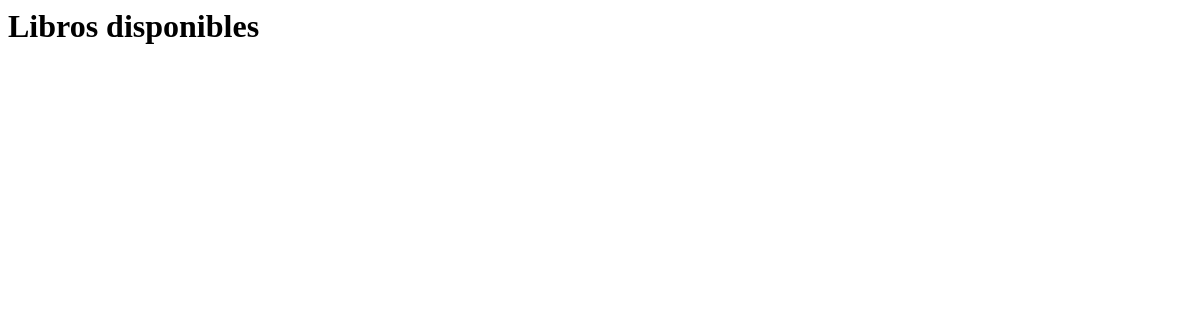
Before: / with the older database file.
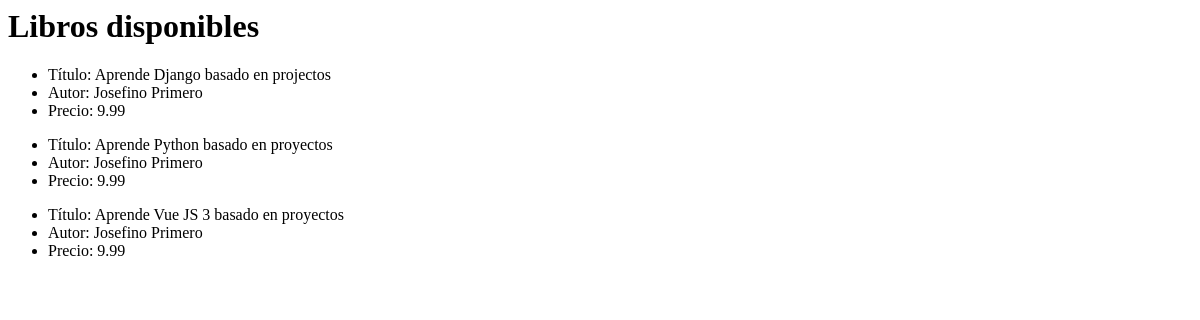
After: the same page with the newer database file.
### books/models.py (models this page shows, shortened)
class Book(models.Model):
    title = models.CharField(max_length=100)
    author = models.CharField(max_length=100)
    price = models.DecimalField(max_digits=5, decimal_places=2)
    stock = models.IntegerField()
    created_at = models.DateTimeField(auto_now_add=True)
    updated_at = models.DateTimeField(auto_now=True)

### books/views.py (the view)
# urls.py: path('', BookListView.as_view(), name='book_list'),
class BookListView(ListView):
    model = Book
    template_name = 'book_list.html'

### books/templates/books/book_list.html
<h1>Libros disponibles</h1>
{% for text in book_list %}
    <ul>
        <li>Título: {{ text.title }}</li>
        <li>Autor: {{ text.author }}</li>
        <li>Precio: {{ text.price }}</li>
    </ul>
{% endfor %}

Changed rows visible on the page:
added Book: title "Aprende Django basado en projectos", author "Josefino Primero", price "9.99"
added Book: title "Aprende Python basado en proyectos", author "Josefino Primero", price "9.99"
added Book: title "Aprende Vue JS 3 basado en proyectos", author "Josefino Primero", price "9.99"
